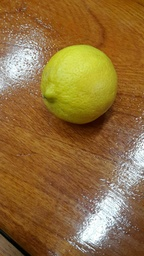
#> input picture a5.jpg, 144 x 256 px, shrunk from 720 x 1280 before the run
$ python analizador.py   (Python 2 division)
#> lines starting #> are read from the running program, lines starting #| are printed output that depends on the picture
#> further down, im1 is the input picture: shape (256, 144, 3); mean B, G, R 58.3, 109.4, 144.6
import cv2
import numpy as np
import neurolab as nl

np.set_printoptions(suppress=True)

def mostrar(img):
    cv2.imshow('detected circles',img)
    cv2.waitKey(0)
    cv2.destroyAllWindows()

def cortadora(img):

    aux = cv2.cvtColor(img,cv2.COLOR_RGB2GRAY)
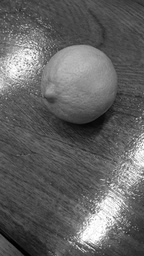
#> aux: shape (256, 144); min 0, max 255, mean 98.1
    cimg = img

    circles = cv2.HoughCircles(aux,cv2.HOUGH_GRADIENT,1,2000, param1=59,param2=50,minRadius=50,maxRadius=10000)
#> circles = [[71.5, 70.5, 71.8]]
    #cv2.HoughCircles
    circles = np.uint16(np.around(circles))
#> circles = [[72, 70, 72]]
    if len(circles) != 0:

        for i in circles[0,:]:
            crop_cimg = cimg[(i[1]-i[2]*0.72):(i[1]+i[2]*0.72), (i[0]-i[2]*0.72):(i[0]+i[2]*0.72)]
#> this loop made 1 pass
        final = cv2.resize(crop_cimg,(30, 30), interpolation = cv2.INTER_CUBIC)
        return final
    else:
        print "No se ha encontrado ningun limon"
        return [0]

def colores(linea):
    lista = [0,0,0,0,0]
    for each in linea:
        if( (each[2] >= 20 and each[2] <= 30) and (each[1] >= 40 and each[1] <= 70) ):
            lista[0] = lista[0] + 1
        elif( (each[2] >= 30 and each[2] <= 60) and (each[1] >= 70 and each[1] <= 120) ):
            lista[1] = lista[1] + 1
        elif( (each[2] >= 60 and each[2] <= 120) and (each[1] >= 120 and each[1] <= 140) ):
            lista[2] = lista[2] + 1
        elif( (each[2] >= 120 and each[2] <= 200) and (each[1] >= 140 and each[1] <= 200) ):
            lista[3] = lista[3] + 1
        elif( (each[2] >= 0 and each[2] <= 20) and (each[1] >= 0 and each[1] <= 40) ):
            lista[4] = lista[4] + 1
        #else:
        #    lista[5] = lista[5] + 1
    return np.array(lista)

def interprete(resul):
    if resul[0] >= 0.95:
        print "El limon se encuentra en estado maduro"
        print "Espere 5 dias para consumirlo"
    if resul[1] >= 0.95:
        print "El limon se encuentra en estado bueno"
        print "Le qudan 8 dias para consumirlo en estado optimo"
    if resul[2] >= 0.95:
        print "El limon se encuentra en estado pasado"
        print "Le qudan 3 dias para consumirlo antes de que se pase"
    if resul[3] >= 0.95:
        print "El limon se encuentra en estado muy pasado"
        print "Se recomienda ya no consumirlo, aunque si lo hace debe ser inmediatamente"
    if resul[4] >= 0.95:
        print "El limon se encuentra en estado podrido"
        print "No consuma este limon"


im1 = cv2.imread('a5.jpg',1)

#> (the run stopped early here; a loop or call above may not have finished)

$ run again, with a1.jpg copied over a5.jpg
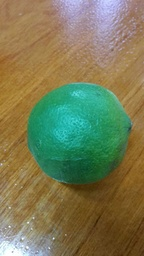
#> input picture a1.jpg, 144 x 256 px, shrunk from 720 x 1280 before the run
#> im1 is the input picture: shape (256, 144, 3); mean B, G, R 85.6, 123.1, 121.9
#> in cortadora, `aux = cv2.cvtColor(img,cv2.COLOR_RGB2GRAY)`:
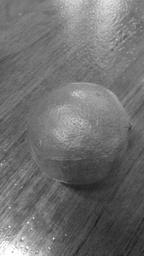
#> aux: shape (256, 144); min 23, max 255, mean 111.8
#> in cortadora, `circles = cv2.HoughCircles(aux,cv2.HOUGH_GRADIENT,1,2000, param1=59,pa..`: circles = [[72.5, 135.5, 64.6]]
#> in cortadora, `circles = np.uint16(np.around(circles))`: circles = [[72, 136, 65]]
#> the loop in cortadora, `for i in circles[0,:]:` made 1 pass

$ run again, with a2.jpg copied over a5.jpg
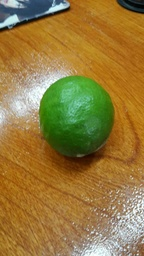
#> input picture a2.jpg, 144 x 256 px, shrunk from 720 x 1280 before the run
#> im1 is the input picture: shape (256, 144, 3); mean B, G, R 60.8, 121.8, 149.4
#> in cortadora, `aux = cv2.cvtColor(img,cv2.COLOR_RGB2GRAY)`:
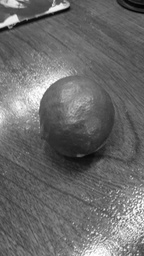
#> aux: shape (256, 144); min 3, max 255, mean 106.7
#> in cortadora, `circles = cv2.HoughCircles(aux,cv2.HOUGH_GRADIENT,1,2000, param1=59,pa..`: circles = [[70.5, 154.5, 69.7]]
#> in cortadora, `circles = np.uint16(np.around(circles))`: circles = [[70, 154, 70]]
#> the loop in cortadora, `for i in circles[0,:]:` made 1 pass

$ run again, with a3.jpg copied over a5.jpg
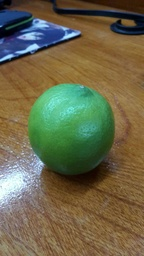
#> input picture a3.jpg, 144 x 256 px, shrunk from 720 x 1280 before the run
#> im1 is the input picture: shape (256, 144, 3); mean B, G, R 74.2, 103, 107.8
#> in cortadora, `aux = cv2.cvtColor(img,cv2.COLOR_RGB2GRAY)`:
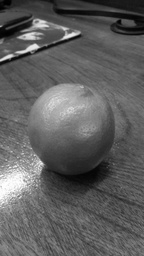
#> aux: shape (256, 144); min 0, max 254, mean 94.9
#> in cortadora, `circles = cv2.HoughCircles(aux,cv2.HOUGH_GRADIENT,1,2000, param1=59,pa..`: circles = [[71.5, 172.5, 71.1]]
#> in cortadora, `circles = np.uint16(np.around(circles))`: circles = [[72, 172, 71]]
#> the loop in cortadora, `for i in circles[0,:]:` made 1 pass
